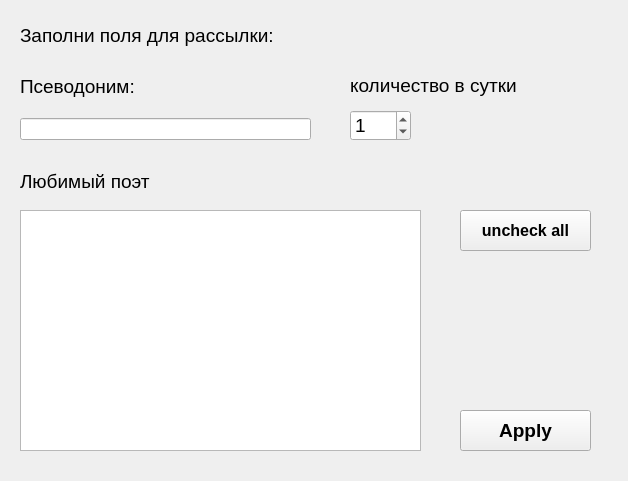
<?xml version="1.0" encoding="UTF-8"?>
<ui version="4.0">
 <class>Form</class>
 <widget class="QWidget" name="Form">
  <property name="geometry">
   <rect>
    <x>0</x>
    <y>0</y>
    <width>628</width>
    <height>481</height>
   </rect>
  </property>
  <property name="font">
   <font>
    <underline>false</underline>
   </font>
  </property>
  <property name="windowTitle">
   <string>Добавление в базу</string>
  </property>
  <widget class="QLabel" name="label">
   <property name="geometry">
    <rect>
     <x>20</x>
     <y>20</y>
     <width>381</width>
     <height>31</height>
    </rect>
   </property>
   <property name="font">
    <font>
     <pointsize>14</pointsize>
    </font>
   </property>
   <property name="text">
    <string>Заполни поля для рассылки:</string>
   </property>
  </widget>
  <widget class="QPushButton" name="pushButton">
   <property name="geometry">
    <rect>
     <x>460</x>
     <y>410</y>
     <width>131</width>
     <height>41</height>
    </rect>
   </property>
   <property name="font">
    <font>
     <pointsize>14</pointsize>
     <weight>75</weight>
     <italic>false</italic>
     <bold>true</bold>
    </font>
   </property>
   <property name="text">
    <string>Apply</string>
   </property>
  </widget>
  <widget class="QLabel" name="label_6">
   <property name="geometry">
    <rect>
     <x>20</x>
     <y>160</y>
     <width>180</width>
     <height>43</height>
    </rect>
   </property>
   <property name="font">
    <font>
     <pointsize>14</pointsize>
    </font>
   </property>
   <property name="text">
    <string>Любимый поэт</string>
   </property>
   <property name="margin">
    <number>6</number>
   </property>
  </widget>
  <widget class="QWidget" name="horizontalLayoutWidget">
   <property name="geometry">
    <rect>
     <x>20</x>
     <y>60</y>
     <width>291</width>
     <height>80</height>
    </rect>
   </property>
   <layout class="QHBoxLayout" name="horizontalLayout">
    <item>
     <layout class="QGridLayout" name="gridLayout">
      <property name="sizeConstraint">
       <enum>QLayout::SetFixedSize</enum>
      </property>
      <item row="0" column="0">
       <layout class="QVBoxLayout" name="verticalLayout_2"/>
      </item>
      <item row="0" column="1">
       <widget class="QLabel" name="label_5">
        <property name="font">
         <font>
          <pointsize>14</pointsize>
         </font>
        </property>
        <property name="text">
         <string>Псеводоним:</string>
        </property>
       </widget>
      </item>
      <item row="1" column="1">
       <widget class="QLineEdit" name="lineEdit_2">
        <property name="text">
         <string/>
        </property>
       </widget>
      </item>
     </layout>
    </item>
   </layout>
  </widget>
  <widget class="QListWidget" name="listWidget">
   <property name="geometry">
    <rect>
     <x>20</x>
     <y>210</y>
     <width>401</width>
     <height>241</height>
    </rect>
   </property>
  </widget>
  <widget class="QPushButton" name="pushButton_2">
   <property name="geometry">
    <rect>
     <x>460</x>
     <y>210</y>
     <width>131</width>
     <height>41</height>
    </rect>
   </property>
   <property name="font">
    <font>
     <pointsize>12</pointsize>
     <weight>75</weight>
     <bold>true</bold>
    </font>
   </property>
   <property name="text">
    <string>uncheck all</string>
   </property>
  </widget>
  <widget class="QSpinBox" name="spinBox">
   <property name="geometry">
    <rect>
     <x>350</x>
     <y>110</y>
     <width>61</width>
     <height>31</height>
    </rect>
   </property>
   <property name="font">
    <font>
     <pointsize>14</pointsize>
    </font>
   </property>
   <property name="value">
    <number>1</number>
   </property>
  </widget>
  <widget class="QLabel" name="label_3">
   <property name="geometry">
    <rect>
     <x>350</x>
     <y>70</y>
     <width>189</width>
     <height>31</height>
    </rect>
   </property>
   <property name="font">
    <font>
     <pointsize>14</pointsize>
    </font>
   </property>
   <property name="text">
    <string>количество в сутки</string>
   </property>
   <property name="margin">
    <number>6</number>
   </property>
  </widget>
 </widget>
 <tabstops>
  <tabstop>lineEdit_2</tabstop>
  <tabstop>pushButton</tabstop>
 </tabstops>
 <resources/>
 <connections/>
</ui>
